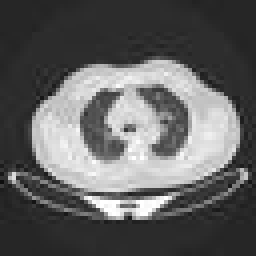
#> input picture data/testing_set/0/1 (107).jpg, 64 x 64 px (shown 4 times larger); its folder holds only this picture in this run
$ jupyter execute --allow-errors test.ipynb
#> lines starting #> are read from the running program, lines starting #| are printed output that depends on the picture
### src/machine_learning/ml_utils.py
import base64

import cv2
import numpy as np
from skimage import feature


def fd_hu_moments(image):
    return cv2.HuMoments(cv2.moments(image)).flatten()


def quantify_image(image):
    # For Speed and pressure of signature image
    # compute the histogram of oriented gradients feature vector for
    # the input image
    features = feature.hog(image, orientations=9,
                           pixels_per_cell=(10, 10), cells_per_block=(2, 2),
                           transform_sqrt=True, block_norm="L1")

    # return the feature vector
    return features


# [36 lines left out: functions read_image_in_greyscale_as_np_array, write_np_array_as_image, opencv_img_from_base64, opencv_img_to_base64, calculate_metrics_from_3x3_confusion_matrix, not called in this run]

### src/util/file_system_utils.py
import os

from werkzeug.datastructures import FileStorage


class FileSystemUtils:

    @staticmethod
    def join(directory: str, filename: str) -> str:
        return os.path.join(directory, filename)

    @staticmethod
    def join_all(parts: list):
        return os.path.join(*parts)

    # [13 lines left out: functions get_filename_of_file, get_filename_from_path, not called in this run]

    @staticmethod
    def get_file_extension(filepath: str) -> str:
        return os.path.splitext(filepath)[1]

    @staticmethod
    def get_file_directory(filepath: str) -> str:
        return os.path.dirname(filepath)

    # [6 lines left out: function save_temp_file, not called in this run]

    @staticmethod
    def get_path_to_store_intermediate_file(filename: str) -> str:
        return FileSystemUtils.join(FileSystemUtils.get_temp_intermediate_files_directory(), filename)

    # [13 lines left out: functions save_uploaded_file, append_filename_with, not called in this run]

    @staticmethod
    def get_os_path_separator() -> str:
        return os.path.sep

    # [6 lines left out: function get_filepath_with_up_dir, not called in this run]

    @staticmethod
    def get_project_root_dir():
        sep = FileSystemUtils.get_os_path_separator()
        return sep.join(os.path.abspath(__file__).split(sep)[:-3])

    # [4 lines left out: function get_temp_directory, not called in this run]

    @staticmethod
    def get_temp_file_upload_directory():
        return FileSystemUtils.join_all([FileSystemUtils.get_temp_directory(), 'uploads'])

    @staticmethod
    def get_temp_intermediate_files_directory():
        return FileSystemUtils.join_all([FileSystemUtils.get_temp_directory(), 'intermediate'])

    @staticmethod
    def get_training_dataset_directory():
        return FileSystemUtils.join_all([FileSystemUtils.get_project_root_dir(), 'data', 'training_set'])

    @staticmethod
    def get_testing_dataset_directory():
        return FileSystemUtils.join_all([FileSystemUtils.get_project_root_dir(), 'data', 'testing_set'])

    @staticmethod
    def get_model_save_path():
        return FileSystemUtils.join_all([FileSystemUtils.get_project_root_dir(), 'model_saved'])


# [2 lines that do not run on import are left out]

### test.ipynb
[cell 1]
import cv2
from imutils import paths
import numpy as np

from src.constant.app_constants import AppConstants
from src.machine_learning.model.svm_model_training_config import SvmModelTrainingConfig
from src.util.file_system_utils import FileSystemUtils
from src.machine_learning.ml_utils import quantify_image, fd_hu_moments

[cell 2]
def extract_feature(image_path):
    image = cv2.imread(image_path)
    image = cv2.cvtColor(image, cv2.COLOR_BGR2GRAY)
    image = cv2.resize(image, (200, 200))
    ft1 = quantify_image(image)
    ft2 = fd_hu_moments(image)
    return np.hstack([ft1, ft2])

[cell 3]
def split_data(dataset_path) -> tuple:
    training_images_paths = list(paths.list_images(dataset_path))
    labels = [img_path.split(FileSystemUtils.get_os_path_separator())[-2] for img_path in training_images_paths]
    for i in range(len(labels)):
        label = str(labels[i])
        if label == '0':
            labels[i] = 5
        elif label == '1':
            labels[i] = 10
        elif label == '2':
            labels[i] = 1
    input_features = [extract_feature(img) for img in training_images_paths]
    return np.array(input_features), np.array(labels)

[cell 4]
x_train, y_train = split_data(FileSystemUtils.get_training_dataset_directory())
print(y_train)

[cell 5]
from sklearn.tree import DecisionTreeRegressor
from sklearn.svm import SVR
from sklearn.pipeline import make_pipeline
from sklearn.preprocessing import StandardScaler

# Train the SVR model
model = SVR()
#> (the rest of this cell did not finish here and is left out)

[cell 6]
from sklearn.metrics import accuracy_score

x_test, y_test = split_data(FileSystemUtils.get_testing_dataset_directory())
#> in extract_feature, image is the input picture: shape (64, 64, 3); min 13, max 255, mean 96.8
#> in extract_feature, `image = cv2.resize(image, (200, 200))`:
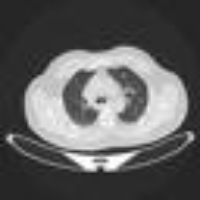
#> image: shape (200, 200); min 18, max 255, mean 96.7
#> in quantify_image, `features = feature.hog(image, orientations=9, pixels_per_cell=(10, 10)..`: features = 12996 values, max 0.701 at index 12735, min 0 at index 0, mean 0.0272
#> in extract_feature, `ft1 = quantify_image(image)`: ft1 has the same summary as features in quantify_image
#> in extract_feature, `ft2 = fd_hu_moments(image)`: ft2 = [0.00116, 1.61e-08, 1.54e-12, 5.8e-12, 1.58e-23, -5.66e-16, 7.11e-24]
#> y_test = [5]
#> (the rest of this cell did not finish here and is left out)


$ run again, on data/testing_set/0/1 (15).jpg
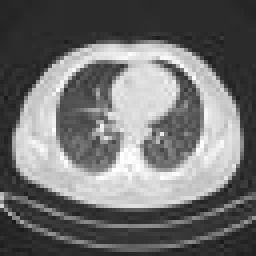
#> input picture data/testing_set/0/1 (15).jpg, 64 x 64 px (shown 4 times larger)
#> in extract_feature, image is the input picture: shape (64, 64, 3); min 26, max 255, mean 112.1
#> in extract_feature, `image = cv2.resize(image, (200, 200))`:
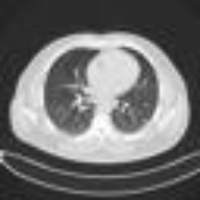
#> image: shape (200, 200); min 28, max 255, mean 112
#> features = 12996 values, max 0.5 at index 180, min 0 at index 1, mean 0.0274
#> ft1 has the same summary as features in quantify_image
#> ft2 = [0.00109, 1.17e-08, 6.92e-12, 8.83e-13, -2.07e-24, 4.26e-17, -6.85e-25]
#> y_test = [5]

$ run again, on data/testing_set/0/1 (2).jpg
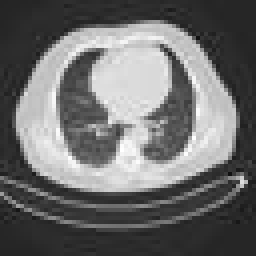
#> input picture data/testing_set/0/1 (2).jpg, 64 x 64 px (shown 4 times larger)
#> in extract_feature, image is the input picture: shape (64, 64, 3); min 17, max 255, mean 108.5
#> in extract_feature, `image = cv2.resize(image, (200, 200))`:
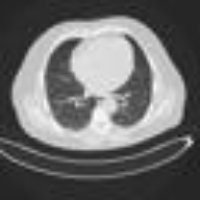
#> image: shape (200, 200); min 23, max 254, mean 108.4
#> features = 12996 values, max 0.472 at index 4057, min 0 at index 1, mean 0.0276
#> ft1 has the same summary as features in quantify_image
#> ft2 = [0.0011, 5.29e-09, 4.39e-12, 7.45e-12, -4.2e-23, -5.22e-16, 7.01e-24]
#> y_test = [5]

$ run again, on data/testing_set/0/1 (110).jpg
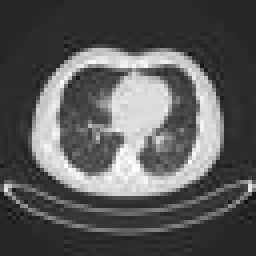
#> input picture data/testing_set/0/1 (110).jpg, 64 x 64 px (shown 4 times larger)
#> in extract_feature, image is the input picture: shape (64, 64, 3); min 17, max 255, mean 89.5
#> in extract_feature, `image = cv2.resize(image, (200, 200))`:
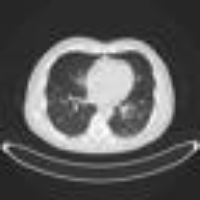
#> image: shape (200, 200); min 22, max 254, mean 89.4
#> features = 12996 values, max 0.818 at index 180, min 0 at index 0, mean 0.0269
#> ft1 has the same summary as features in quantify_image
#> ft2 = [0.00132, 5.32e-09, 5.74e-12, 3.66e-13, -4.63e-25, 1.6e-17, -2.6e-25]
#> y_test = [5]
